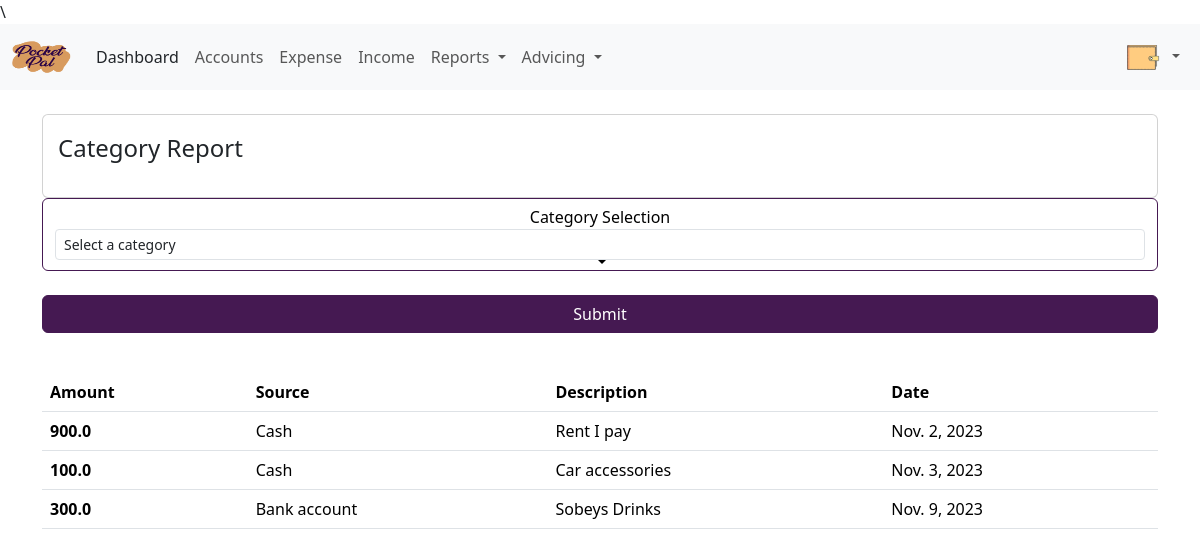
Page /expense/expense_summary_category/ (signed in) on the earlier database version.
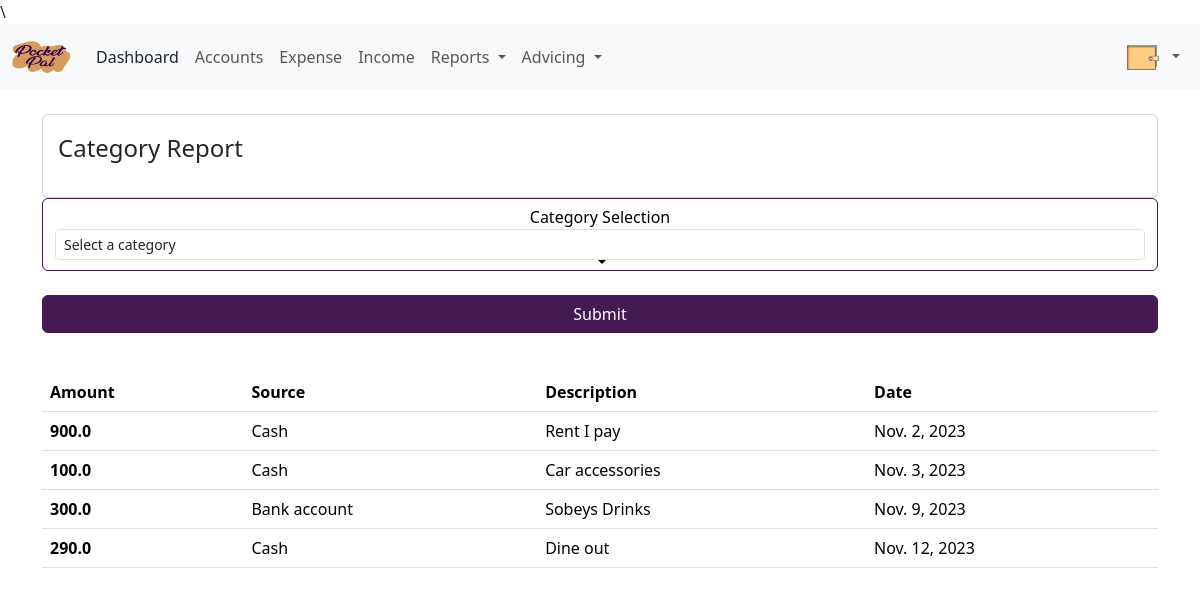
Same page on the later database version.
### Expense/models.py (models this page shows, shortened)
class Expense(models.Model):
    user = models.ForeignKey(to = User,on_delete=models.CASCADE)
    amount = models.FloatField()
    date = models.DateField(default = localtime)
    description = models.TextField()
    category = models.ForeignKey(to=Category,on_delete=models.CASCADE)
    source = models.ForeignKey(to = Source, on_delete=models.CASCADE)
    created_at = models.DateTimeField(default=localtime)
    title = models.CharField(max_length=255)
    class Meta:
        ordering:['-date']

### Income/models.py (models this page shows, shortened)
class Source(models.Model):
	user = models.ForeignKey(to = User,on_delete=models.CASCADE)
	source = models.CharField(max_length = 256)
	created_at = models.DateTimeField(default=localtime)
	class Meta:
		verbose_name_plural = 'Income Sources'

### Expense/views.py (the view, shortened to what this page needs)
# urls.py: path('expense_summary_category/', views.expense_summary_category, name = "expense_summary_category"),
@login_required(login_url='login')
def expense_summary_category(request):
    expenses = Expense.objects.filter(user = request.user)
    categories = Category.objects.all()
    context = {
        'expenses' : expenses,
        'categories' : categories,
    }
    if request.method == 'GET':
        return render(request, 'expense/expense_summary_category.html', context)

### templates/expense/expense_summary_category.html (shortened to what this page needs)
{% load static %}
<!DOCTYPE html>
<html lang="en">
<head>
  <link href="https://cdn.jsdelivr.net/npm/bootstrap@5.3.2/dist/css/bootstrap.min.css" rel="stylesheet"
>
</head>
<body>
  {% include "partials/_sideNav2.html" %}
  <section class="text-center text-lg-start">
    <div class="container py-4">
      <div class="row g-0 align-items-center">
        <div class="card cascading-right"
          style="padding: 15px; background: hsla(0, 0%, 100%, 0.55); backdrop-filter: blur(30px);">
          <div class="row">
            <div class="col-9">
              <p class="fs-4 text-start">Category Report</p>
            </div>
          </div>
        </div>
        <div class="form-group" style="padding-bottom: 20px;">
          <form id="task-form" method="POST">
            <div class="form-group">
              <div class="dropdown mb-4">
                <div class="form-control btn btn-primary btn-sub dropdown-toggle">
                  <label for="">Category Selection</label>
                  <select class="form-control form-control-sm" name="category" data-toggle="dropdown" id="category">
                    <option selected value="select" disabled>Select a category</option>
                  </select>
                </div>
              </div>
            </div>
            <div class="text-center">
              <button type="submit" class="btn btn-info btn-primary mb-4">Submit</button>
            </div>
          </form>
          {% if expenses %}
          <div>
            <table class="table">
              <thead class="thead-dark">
                <tr>
                  <th scope="col">Amount</th>
                  <th scope="col">Source</th>
                  <th scope="col">Description</th>
                  <th scope="col">Date</th>
                </tr>
              </thead>
              <tbody>
                {% for expense in expenses %}
                <tr>
                  <th scope="row" id="expense_amount">{{expense.amount}}</th>
                  <td id="expense_category">{{expense.source.source}}</td>
                  <td id="expense_description">{{expense.description}}</td>
                  <td id="expense_date">{{expense.date}}</td>
                </tr>
                {% endfor %}
              </tbody>
            </table>
          </div>
          {% else %}
          <h5 class="h3 text-black mb-0 text-center">No expenses for this category</a></h5>
          {% endif %}
        </div>
      </div>
    </div>
  </section>
</body>
</html>

Differences in the rows shown:
added Expense: amount "290.0", source.source "Cash", description "Dine out", date "Nov. 12, 2023"
